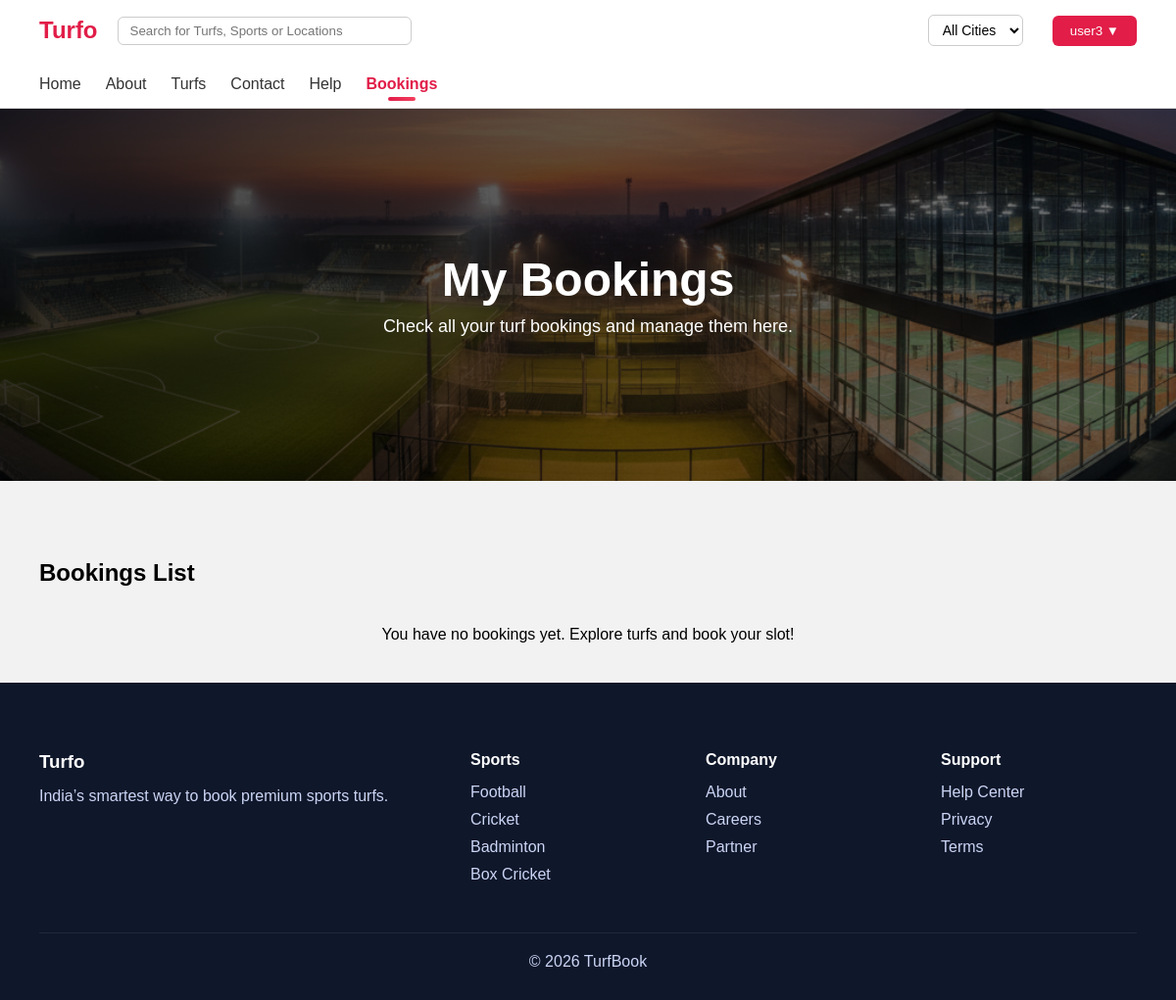
The app's page /UserApp/user_booking/ (signed in), older data.
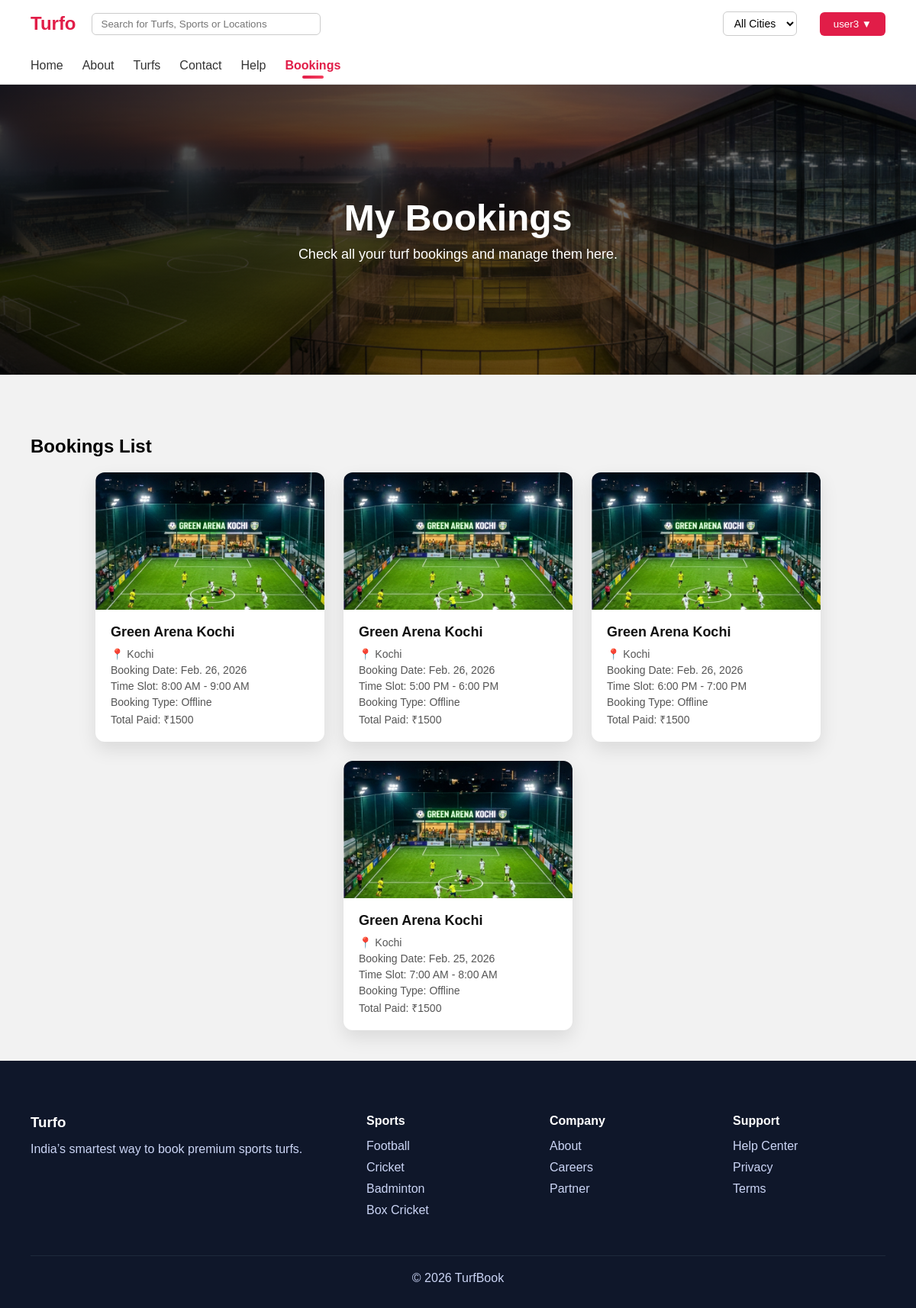
The same page, newer data.
### AdminApp/models.py (models this page shows)
class User(AbstractUser):
    ROLE_CHOICES = [
        ('user', 'User'),
        ('owner', 'Owner'),
        ('admin', 'Admin')
    ]
    phone_number = models.CharField(max_length=15,null=True,blank=True)
    role = models.CharField(max_length=10, choices=ROLE_CHOICES)

### UserApp/models.py (models this page shows)
class BookingDb(models.Model):
    BOOKING_TYPE = [
        ('Online', 'Online'),
        ('Offline', 'Offline'),
    ]
    turf = models.ForeignKey(TurfDb, on_delete=models.CASCADE)
    user = models.ForeignKey(User, on_delete=models.CASCADE)
    user_phone = models.CharField(max_length=15, null=True, blank=True)
    booking_date = models.DateField()
    slot = models.CharField(max_length=50)
    customer_name = models.CharField(max_length=100, null=True, blank=True)
    booking_type = models.CharField(max_length=10, choices=BOOKING_TYPE, default='Online')
    total_price = models.IntegerField()
    created_at = models.DateTimeField(auto_now_add=True)
    class Meta:
        unique_together = ('turf', 'booking_date', 'slot')

### Owner_App/models.py (models this page shows)
class TurfDb(models.Model):
    Turf_name = models.CharField(max_length=100)
    Sport = models.CharField(max_length=100)
    Owner = models.CharField()
    City = models.CharField()
    Location = models.CharField(max_length=300)
    Price_per_hour = models.IntegerField()
    Description = models.CharField(max_length=400)
    Size = models.CharField(max_length=50)
    Turf_image1 = models.ImageField(upload_to='turfs_image')
    Turf_image2 = models.ImageField(upload_to='turfs_image')

### UserApp/views.py (the view)
# urls.py: path('user_booking/',views.user_booking,name="user_booking"),
def user_booking(request):
    username=request.session['username']
    user = User.objects.get(username=username)
    item=BookingDb.objects.filter(user=user).order_by('-booking_date')
    return render(request,"Bookings.html",{"item":item,"active_page":"booking"})

### UserApp/templates/Bookings.html (shortened to what this page needs)
{% extends 'Home.html' %}
{% load static %}
{% block content %}
<section class="banner"
        style="background: linear-gradient(to right, rgba(0,0,0,0.75), rgba(0,0,0,0.5)),
        url('{% static "images/home2.png" %}') center/cover no-repeat;">
    <div class="banner-container">
        <h1>My Bookings</h1>
        <p>Check all your turf bookings and manage them here.</p>
    </div>
</section>
<section class="section">
    <div class="section-header">
        <h2>Bookings List</h2>
    </div>
    {% if item %}
    <div class="booking-grid">
        {% for b in item %}
        <div class="booking-card">
            <div class="card-img">
                <img src="{{ b.turf.Turf_image1.url }}" alt="{{ b.turf.Turf_name }}">
            </div>
            <div class="card-content">
                <h3>{{ b.turf.Turf_name }}</h3>
                <p>📍 {{ b.turf.City }}</p>
                <p>Booking Date: {{ b.booking_date }}</p>
                <p>Time Slot: {{ b.slot }}</p>
                <p>Booking Type: {{ b.booking_type }}</p>
                <p>Total Paid: ₹{{ b.total_price }}</p>
            </div>
        </div>
        {% endfor %}
    </div>
    {% else %}
    <p style="text-align:center; margin-top:40px;">You have no bookings yet. Explore turfs and book your slot!</p>
    {% endif %}
</section>
{% endblock %}

### UserApp/templates/Home.html (shortened to what this page needs)
<!DOCTYPE html>
{% load static %}
<html lang="en">
<head>
    <link rel="stylesheet" href="{% static 'css/home.css' %}">
</head>
<body>
<header class="top-nav">
    <div class="nav-container">
        <div class="left">
            <h2 class="logo">Turfo</h2>
            <input type="text" placeholder="Search for Turfs, Sports or Locations">
        </div>
        <div class="right">
            <form method="POST" action="{% url 'set_city' %}">
                <select name="city" onchange="this.form.submit()">
                    <option value="">All Cities</option>
                </select>
            </form>
            {% if request.session.username %}
            <div class="dropdown">
                <button class="signin" onclick="toggleDropdown()">{{request.session.username}} ▼</button>
            </div>
            {% else %}
            <a href="{% url 'user_signup' %}"><button class="signin">login</button></a>
            {% endif %}
        </div>
    </div>
</header>
<nav class="category-nav">
    <div class="nav-container">
        <a href="{% url 'home' %}" class="{% if active_page == 'home' %}active{% endif %}">
            Home</a>
        <a href="{% url 'about' %}" class="{% if active_page == 'about' %}active{% endif %}">About</a>
        <a href="{% url 'all_turf' %}" class="{% if active_page == 'all_turf' %}active{% endif %}">Turfs</a>
        <a href="{% url 'contact' %}" class="{% if active_page == 'contact' %}active{% endif %}">Contact</a>
        <a href="{% url 'help' %}" class="{% if active_page == 'help' %}active{% endif %}">Help</a>
        {% if request.session.username %}
        <a href="{% url 'user_booking' %}" class="{% if active_page == 'booking' %}active{% endif %}">Bookings</a>
        {% endif %}
    </div>
</nav>
{% block content %}{% endblock %}
<footer class="main-footer">
    <div class="footer-container">
        <div class="footer-col">
            <h3>Turfo</h3>
            <p>India’s smartest way to book premium sports turfs.</p>
        </div>
        <div class="footer-col">
            <h4>Sports</h4>
            <a href="#">Football</a>
            <a href="#">Cricket</a>
            <a href="#">Badminton</a>
            <a href="#">Box Cricket</a>
        </div>
        <div class="footer-col">
            <h4>Company</h4>
            <a href="#">About</a>
            <a href="#">Careers</a>
            <a href="#">Partner</a>
        </div>
        <div class="footer-col">
            <h4>Support</h4>
            <a href="#">Help Center</a>
            <a href="#">Privacy</a>
            <a href="#">Terms</a>
        </div>
    </div>
    <div class="footer-bottom">
        © 2026 TurfBook
    </div>
</footer>
</body>
</html>

### UserApp/static/css/home.css (style rules this page uses)
* { margin: 0; padding: 0; box-sizing: border-box; font-family: Arial, Helvetica, sans-serif; }
body { background: #f2f2f2; }
.top-nav { background: white; box-shadow: 0 2px 10px rgba(0,0,0,0.1); }
.nav-container { max-width: 1400px; margin: auto; padding: 15px 40px; display: flex; justify-content: space-between; align-items: center; }
.logo { color: #e11d48; margin-right: 20px; }
.left { display: flex; align-items: center; }
.left input { width: 420px; padding: 10px 15px; border-radius: 6px; border: 1px solid #ccc; }
.right select { padding: 8px; margin-right: 15px; }
.signin { background: #e11d48; color: white; border: none; padding: 8px 18px; border-radius: 6px; cursor: pointer; }
.category-nav { background: white; border-bottom: 1px solid #ddd; }
.category-nav .nav-container { justify-content: flex-start; gap: 25px; }
.category-nav a { text-decoration: none; color: #333; font-weight: 500; }
.banner { height: 380px; background: linear-gradient(to right, rgba(0,0,0,0.6), rgba(0,0,0,0.3)), url("../images/home2.png") center/cover; display: flex; align-items: center; }
.banner-container { max-width: 1400px; margin: auto; padding: 40px; color: white; }
.banner h1 { font-size: 48px; }
.section { max-width: 1400px; margin: auto; padding: 40px; }
.section-header { display: flex; justify-content: space-between; margin-bottom: 20px; }
.main-footer { background: #0f172a; color: #cbd5f5; padding: 70px 40px 30px; }
.footer-container { max-width: 1400px; margin: auto; display: grid; grid-template-columns: 2fr 1fr 1fr 1fr; gap: 40px; }
.footer-col h3, .footer-col h4 { color: white; margin-bottom: 15px; }
.footer-col a { display: block; color: #cbd5f5; text-decoration: none; margin-bottom: 10px; }
.footer-bottom { border-top: 1px solid #1e293b; margin-top: 40px; padding-top: 20px; text-align: center; }
.dropdown { position: relative; display: inline-block; }

### UserApp/templates/Bookings.html (style rules this page uses)
.banner { padding: 80px 5%; color: white; text-align: center; background-size: cover; background-position: center; margin-bottom: 40px; }
.banner-container h1 { font-size: 48px; margin-bottom: 10px; }
.banner-container p { font-size: 18px; }
.booking-grid { display: flex; flex-wrap: wrap; gap: 25px; justify-content: center; margin-top: 20px; }
.booking-card { width: 300px; background: white; border-radius: 12px; overflow: hidden; box-shadow: 0 10px 25px rgba(0,0,0,0.1); transition: 0.3s; }
.card-img img { width: 100%; height: 180px; object-fit: cover; }
.card-content { padding: 15px 20px; }
.card-content h3 { margin-bottom: 10px; font-size: 18px; color: #111; }
.card-content p { margin: 5px 0; font-size: 14px; color: #555; }

### UserApp/templates/Home.html (style rules this page uses)
.top-nav .nav-container .right { display: flex; align-items: center; gap: 15px; }
.top-nav .nav-container .right form select { padding: 6px 10px; border-radius: 6px; border: 1px solid #ccc; background: white; font-size: 14px; cursor: pointer; }
.top-nav .left input[type="text"] { padding: 6px 12px; border-radius: 6px; border: 1px solid #ccc; width: 300px; }
.category-nav a.active { color: #e11d48; font-weight: 700; position: relative; }
.category-nav a.active::after { content: ""; position: absolute; left: 50%; bottom: -8px; transform: translateX(-50%); width: 28px; height: 4px; background: linear-gradient(90deg, #e11d48, #f43f5e); border-radius: 10px; }

Row changes from the older to the newer data that the page shows:
no longer on this page (row unchanged): User: session.username "user3"
added BookingDb: turf.Turf_image1 (picture), turf.Turf_name "Green Arena Kochi", turf.City "Kochi", booking_date "Feb. 26, 2026", slot "8:00 AM - 9:00 AM", booking_type "Offline", total_price "1500"
added BookingDb: turf.Turf_image1 (picture), turf.Turf_name "Green Arena Kochi", turf.City "Kochi", booking_date "Feb. 26, 2026", slot "5:00 PM - 6:00 PM", booking_type "Offline", total_price "1500"
added BookingDb: turf.Turf_image1 (picture), turf.Turf_name "Green Arena Kochi", turf.City "Kochi", booking_date "Feb. 26, 2026", slot "6:00 PM - 7:00 PM", booking_type "Offline", total_price "1500"
added BookingDb: turf.Turf_image1 (picture), turf.Turf_name "Green Arena Kochi", turf.City "Kochi", booking_date "Feb. 25, 2026", slot "7:00 AM - 8:00 AM", booking_type "Offline", total_price "1500"
Text that changed along with them:
{{ request.session.username }}: (not shown) → "user3"
text no longer shown: "You have no bookings yet. Explore turfs and book your slot!"
